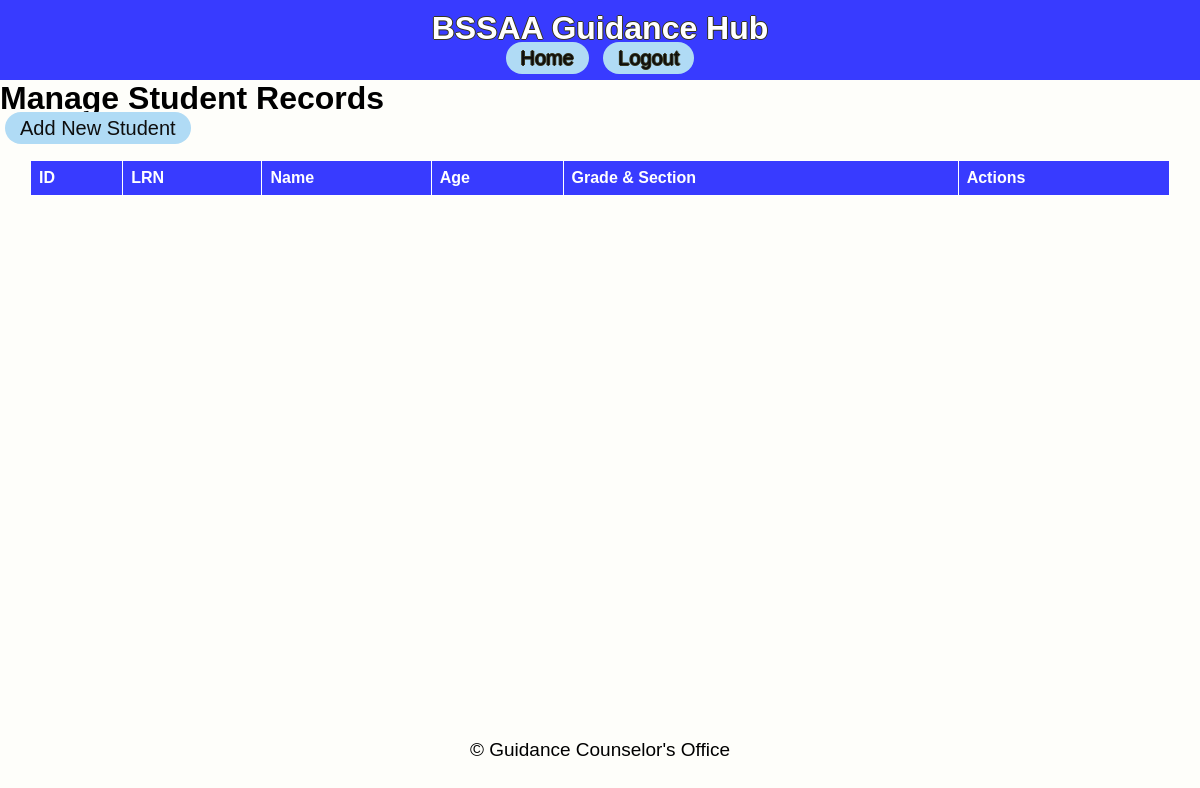
/manage_students, run on an earlier commit of the app's database.
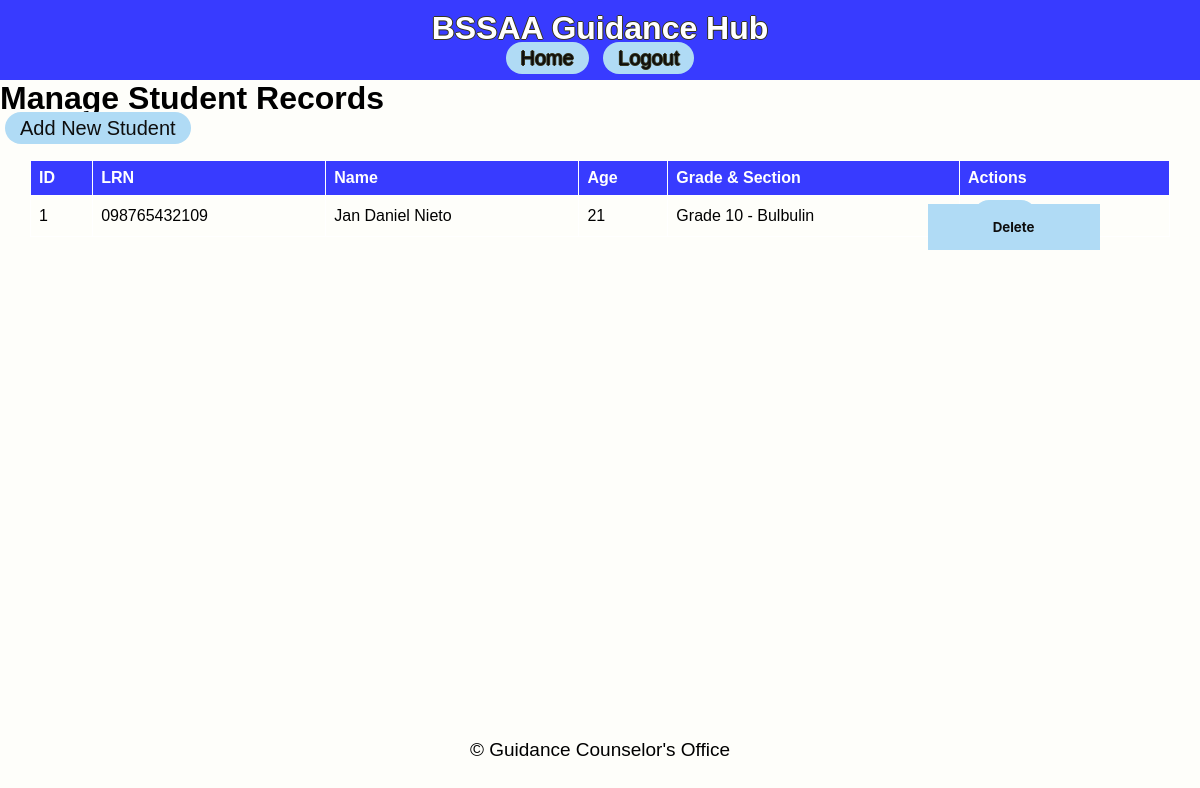
And on a later commit of the database.
### app/models.py (models this page shows)
class StudentRecord(db.Model):
    id = db.Column(db.Integer, primary_key=True)
    lrn = db.Column(db.String(12), nullable=False, unique=True)
    name = db.Column(db.String(100), nullable=False)
    grade_section = db.Column(db.String(50), nullable=False)
    birthdate = db.Column(db.Date, nullable=False)
    age = db.Column(db.Integer, nullable=False)
    mother_tongue = db.Column(db.String(50), nullable=False)
    ethnic_group = db.Column(db.String(50), nullable=True)
    religion = db.Column(db.String(50), nullable=False)
    address_house_no = db.Column(db.String(100), nullable=False)
    address_barangay = db.Column(db.String(100), nullable=False)
    address_city = db.Column(db.String(100), nullable=False)
    address_province = db.Column(db.String(100), nullable=False)
    mother_name = db.Column(db.String(100), nullable=False)
    father_name = db.Column(db.String(100), nullable=False)
    guardian_name = db.Column(db.String(100), nullable=True)
    contact_number = db.Column(db.String(15), nullable=True)
    reason = db.Column(db.String(200), nullable=True)
    type_of_offense = db.Column(db.String(100), nullable=True)
    date_time = db.Column(db.DateTime, default=datetime.utcnow)
    additional_info = db.Column(db.Text, nullable=True)
    offenses = db.relationship('OffenseRecord', backref='student', lazy=True)

### app/routes.py (the view)
@main.route('/manage_students')
def manage_students():
    students = StudentRecord.query.all()
    return render_template('manage_students.html', students=students)

### app/templates/manage_students.html
{% extends 'base.html' %}
{% block content %}
<h1>Manage Student Records</h1>
<a href="{{ url_for('main.add_student') }}" class="capsule-button">Add New Student</a>
<table>
    <thead>
        <tr>
            <th>ID</th>
            <th>LRN</th>
            <th>Name</th>
            <th>Age</th>
            <th>Grade & Section</th>
            <th>Actions</th>
        </tr>
    </thead>
    <tbody>
        {% for student in students %}
        <tr>
            <td>{{ student.id }}</td>
            <td>{{ student.lrn }}</td>
            <td>{{ student.name }}</td>
            <td>{{ student.age }}</td>
            <td>{{ student.grade_section }}</td>
            <td>
                <a href="{{ url_for('main.edit_student', id=student.id) }}">Edit</a>
                <form action="{{ url_for('main.delete_student', id=student.id) }}" method="POST" style="display:inline;">
                    <button type="submit" onclick="return confirm('Are you sure you want to delete this student?');" style="display:inline;">Delete</button>
                </form>
            </td>
        </tr>
        {% endfor %}
    </tbody>
</table>
{% endblock %}

### app/templates/base.html (shortened to what this page needs)
<!DOCTYPE html>
<html lang="en">
<head>
    <link rel="stylesheet" href="{{ url_for('static', filename='css/styles.css') }}">
</head>
<body>
    <div class="wrapper">
        <header>
            <h1>BSSAA Guidance Hub</h1>
            <nav>
                <a href="{{ url_for('main.dashboard') }}">Home</a>
                <a href="{{ url_for('main.registration') }}">Logout</a>
            </nav>
        </header>
        <main>
            {% block content %}
            {% endblock %}
        </main>
        <footer>
            <p>&copy; {{ current_year }} Guidance Counselor's Office</p>
        </footer>
    </div>
</body>
</html>

### app/static/css/styles.css (style rules this page uses)
body { font-family: Arial, Helvetica, sans-serif; margin: 0; padding: 0; background-color: #f4f4f4; display: flex; flex-direction: column; min-height: 100vh; background-color: #FEFEFA; height: 100%; }
.wrapper { display: flex; flex-direction: column; min-height: 100vh; }
main { flex: 1; }
footer { padding: 10px 0; bottom: 0; width: 100%; text-align: center; }
header { background: #383bff; color: #ffffff; padding: 10px 0; text-align: center; text-shadow: -1px 0 rgb(54, 53, 31), 0 1px rgb(54, 53, 31), 1px 0 rgb(54, 53, 31), 0 -1px rgb(54, 53, 31); }
h1 { margin: 0; }
p { font-family: Verdana, Geneva, Tahoma, sans-serif; padding: 10px; font-size: 19px; }
a { font-size: 20px; background-color: #b0dbf5; margin: 0px 5px; border-radius: 40px; padding: 5px 15px; text-decoration: none; color: #0e0e0e; }
table { border: 1px solid #000000; width: 95%; border-collapse: collapse; margin: 20px 0; position: absolute; left: 30px; }
table th, table td { border: 1px solid #ffffff; text-align: left; padding: 8px; }
table th { background-color: #383bff; color: white; }
form { font-family: ROBOTO-VARIABLE-FONT, -apple-system, BlinkMacSystemFont, "Segoe UI", Roboto, "Helvetica Neue"; padding: 10px; font-size: 20px; }
button[type="submit"] { font-family: ROBOTO-VARIABLE-FONT, -apple-system, BlinkMacSystemFont, "Segoe UI", Roboto, "Helvetica Neue"; font-weight: bold; background-color: #b0dbf5; color: #0e0e0e; border: none; padding: 15px 65px; position: absolute; right: 70px; cursor: pointer; }

What changed in the data, as far as the page shows it:
added StudentRecord: id "1", lrn "098765432109", name "Jan Daniel Nieto", age "21", grade_section "Grade 10 - Bulbulin"
